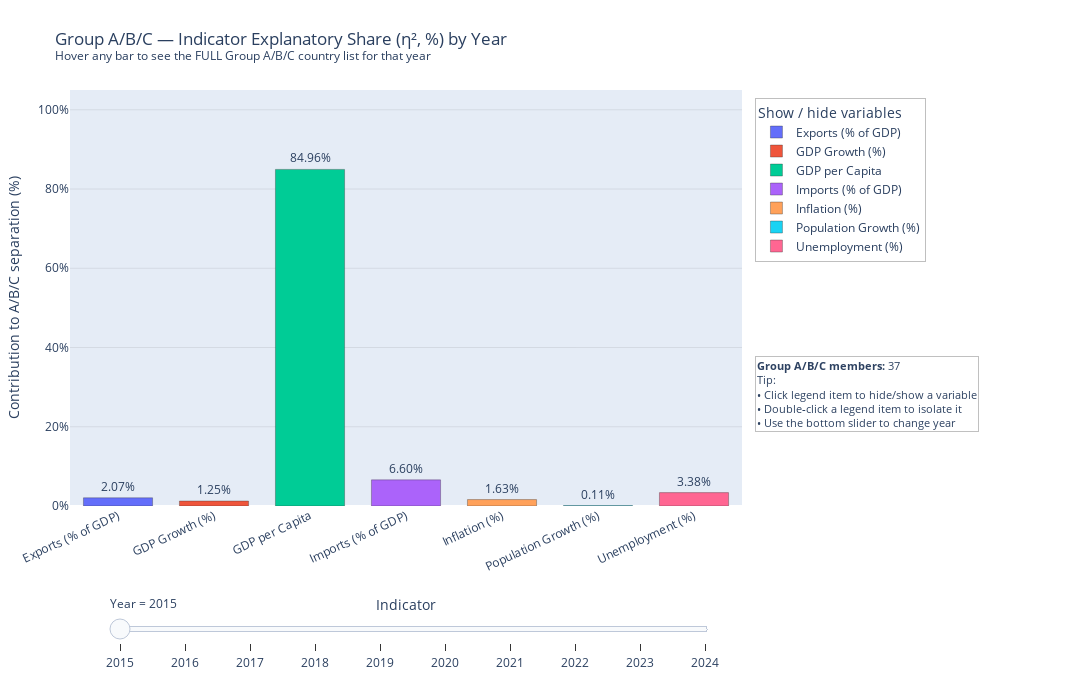

The notebook cell this image was saved under:
### Markdown cell above
# 1. Group level

### Code cell
# --- Imports
import os
import numpy as np
import pandas as pd
import plotly.graph_objects as go

# --- Robust path resolution for the CSV
CANDIDATES = ["WDI_Grouped.csv", "/mnt/data/WDI_Grouped.csv"]
csv_path = next((p for p in CANDIDATES if os.path.exists(p)), None)
if csv_path is None:
    raise FileNotFoundError("WDI_Grouped.csv not found. Put it next to the notebook or in /mnt/data/")

# --- Load and basic prep
df = pd.read_csv(csv_path)
assert "Country Name" in df.columns
assert "Year" in df.columns and "Group" in df.columns

df["Year"] = pd.to_numeric(df["Year"], errors="coerce").astype("Int64")

# Indicator mapping
raw_to_label = {
    "Exports_GDP_percent": "Exports (% of GDP)",
    "GDP growth (annual %)": "GDP Growth (%)",
    "GDP_per_capita": "GDP per Capita",
    "Imports_GDP_percent": "Imports (% of GDP)",
    "Inflation, consumer prices (annual %)": "Inflation (%)",
    "Population_growth_percent": "Population Growth (%)",
    "Unemployment, total (% of total labor force) (national estimate)": "Unemployment (%)",
}
ind_cols    = list(raw_to_label.keys())
disp_labels = [raw_to_label[c] for c in ind_cols]

# --- FULL Group B membership by year (for hover + count)
def _wrap_lines(names, per_line=6):
    names = list(names)
    lines = []
    for i in range(0, len(names), per_line):
        lines.append("; ".join(names[i:i+per_line]))
    return "<br>".join(lines) if lines else "(no Group B members)"

groupB_members_by_year = (
    df[df["Group"].str.startswith("Group", na=False)]
      .groupby("Year")["Country Name"]
      .apply(lambda s: sorted(set(x for x in s.dropna())))
      .to_dict()
)
groupB_members_text  = {y: _wrap_lines(v, per_line=6) for y, v in groupB_members_by_year.items()}
groupB_member_count  = {y: (len(v) if isinstance(v, list) else 0) for y, v in groupB_members_by_year.items()}

# --- η² (between-group separation) per indicator/year
def eta_squared_for_year(dyear: pd.DataFrame, col: str) -> float:
    m = dyear[col].notna() & dyear["Group"].notna()
    if m.sum() < 3:
        return np.nan
    x = dyear.loc[m, col].astype(float)
    g = dyear.loc[m, "Group"]
    overall = x.mean()
    ss_total = ((x - overall) ** 2).sum()
    if ss_total <= 0:
        return np.nan
    ss_between = 0.0
    for _, sub in x.groupby(g):
        mu = sub.mean(); n = sub.shape[0]
        ss_between += n * (mu - overall) ** 2
    return float(ss_between / ss_total)

years = sorted(int(y) for y in df["Year"].dropna().unique())
eta_rows = []
for y in years:
    dyear = df[df["Year"] == y]
    row = {"Year": y}
    for col in ind_cols:
        row[col] = eta_squared_for_year(dyear, col)
    eta_rows.append(row)

eta_df = pd.DataFrame(eta_rows)

# --- Normalize η² to shares (%) that sum to 100 each year
long_rows = []
for _, r in eta_df.iterrows():
    y = int(r["Year"])
    vals = [r[c] for c in ind_cols]
    denom = np.nansum(vals)
    for col in ind_cols:
        eta = r[col]
        share_pct = (eta / denom * 100.0) if (denom > 0 and pd.notna(eta)) else np.nan
        long_rows.append({"Year": y, "Variable": raw_to_label[col], "Share (%)": share_pct})
share_df = pd.DataFrame(long_rows)

# --- Helper: value label text
def _to_text(yval):
    return f"{yval:.2f}%" if (yval is not None and np.isfinite(yval)) else ""

# --- Helper: build the right‑side annotation (TIP + dynamic member count)
def build_side_tip(year:int):
    cnt = groupB_member_count.get(year, 0)
    tip_text = (
        f"<b>Group A/B/C members:</b> {cnt}<br>"
        "Tip:<br>"
        "• Click legend item to hide/show a variable<br>"
        "• Double‑click a legend item to isolate it<br>"
        "• Use the bottom slider to change year"
    )
    return dict(
        x=1.02, y=0.36,                # under the legend (right blank area)
        xref="paper", yref="paper",
        xanchor="left", yanchor="top",
        showarrow=False, align="left",
        text=tip_text,
        font=dict(size=11),
        bgcolor="rgba(255,255,255,0.92)",
        bordercolor="rgba(0,0,0,0.25)",
        borderwidth=1,
        opacity=0.98
    )

# --- Build animated bar chart
init_year = years[0]
fig = go.Figure()

# Initial traces (one per variable -> checkbox-like legend)
for var in disp_labels:
    yseries = share_df.loc[(share_df["Year"] == init_year) & (share_df["Variable"] == var), "Share (%)"]
    y_val = float(yseries.iloc[0]) if not yseries.empty and pd.notna(yseries.iloc[0]) else None
    members_txt = groupB_members_text.get(init_year, "(no Group B members)")
    members_cnt = groupB_member_count.get(init_year, 0)
    fig.add_trace(go.Bar(
        x=[var], y=[y_val], name=var,
        text=[_to_text(y_val)], textposition="outside",
        cliponaxis=False,  # allow label above 100%
        customdata=[[init_year, members_txt, members_cnt]],
        hovertemplate=(
            "<b>%{x}</b><br>"
            "Year: %{customdata[0]}<br>"
            "Contribution to A/B/C separation: %{y:.2f}%"
            "<br><br><b>Group A/B/C members (%{customdata[2]})</b>:<br>%{customdata[1]}"
            "<extra></extra>"
        ),
        marker_line=dict(width=1, color="rgba(50,50,50,0.35)")
    ))

# Frames (data + layout.annotations 更新，让 Tip 与成员数量随年变化)
frames = []
for y in years:
    members_txt = groupB_members_text.get(y, "(no Group B members)")
    members_cnt = groupB_member_count.get(y, 0)
    fdata = []
    for var in disp_labels:
        yseries = share_df.loc[(share_df["Year"] == y) & (share_df["Variable"] == var), "Share (%)"]
        y_val = float(yseries.iloc[0]) if not yseries.empty and pd.notna(yseries.iloc[0]) else None
        fdata.append(go.Bar(
            x=[var], y=[y_val], name=var,
            text=[_to_text(y_val)], textposition="outside",
            cliponaxis=False,
            customdata=[[y, members_txt, members_cnt]],
        ))
    frames.append(go.Frame(
        name=str(y),
        data=fdata,
        layout=go.Layout(annotations=[build_side_tip(y)])   # <-- 动态 Tip + 计数
    ))
fig.frames = frames

# --- Slider (稍微下移避免与 x 轴标题重叠)
steps = [{
    "args": [[str(y)], {"frame": {"duration": 0, "redraw": True}, "mode": "immediate"}],
    "label": str(y), "method": "animate",
} for y in years]

sliders = [{
    "active": 0, "yanchor": "top", "xanchor": "left",
    "currentvalue": {"prefix": "Year = "},
    "pad": {"t": 36},
    "len": 0.90, "x": 0.06, "y": -0.12,
    "steps": steps
}]

# --- Layout & styling
fig.update_layout(
    title=("Group A/B/C — Indicator Explanatory Share (η², %) by Year"
           "<br><sup>Hover any bar to see the FULL Group A/B/C country list for that year</sup>"),
    xaxis_title="Indicator",
    yaxis_title="Contribution to A/B/C separation (%)",
    xaxis=dict(title_standoff=26, tickangle=-25, automargin=True),
    yaxis=dict(range=[0, 105], ticksuffix="%", gridcolor="rgba(0,0,0,0.08)"),
    bargap=0.28,
    width=1100, height=680,
    margin=dict(l=70, r=350, t=90, b=160),   # 右侧留白以容纳 Tip
    sliders=sliders,
    legend=dict(
        title="Show / hide variables",
        orientation="v",
        yanchor="top", y=0.98,
        xanchor="left", x=1.02,              # legend 右侧
        bgcolor="rgba(255,255,255,0.92)",
        bordercolor="rgba(0,0,0,0.25)", borderwidth=1,
        itemclick="toggle", itemdoubleclick="toggleothers",
        font=dict(size=12),
    ),
    hoverlabel=dict(align="left"),
    uniformtext_mode="hide",   # 避免顶部数值标签相互遮挡
    uniformtext_minsize=9,
    annotations=[build_side_tip(init_year)]  # 初始 Tip（含成员数量）
)

fig.show()

### Figure 1 — Plotly figure (JSON) as saved in the notebook; plotly's stock layout.template omitted (floating-point values rounded to 4 significant figures)
{"data": [{"cliponaxis": false, "customdata": [[2015, "American Samoa; Australia; Brunei Darussalam; Cambodia; China; Fiji<br>French Polynesia; Guam; Hong Kong SAR, China; Indonesia; Japan; Kiribati<br>Korea, Dem. People's Rep.; Korea, Rep.; Lao PDR; Macao SAR, China; Malaysia; Marshall Islands<br>Micronesia, Fed. Sts.; Mongolia; Myanmar; Nauru; New Caledonia; New Zealand<br>Northern Mariana Islands; Palau; Papua New Guinea; Philippines; Samoa; Singapore<br>Solomon Islands; Thailand; Timor-Leste; Tonga; Tuvalu; Vanuatu<br>Viet Nam", 37]], "hovertemplate": "<b>%{x}</b><br>Year: %{customdata[0]}<br>Contribution to A/B/C separation: %{y:.2f}%<br><br><b>Group A/B/C members (%{customdata[2]})</b>:<br>%{customdata[1]}<extra></extra>", "marker": {"line": {"color": "rgba(50,50,50,0.35)", "width": 1}}, "name": "Exports (% of GDP)", "text": ["2.07%"], "textposition": "outside", "type": "bar", "x": ["Exports (% of GDP)"], "y": [2.072]}, {"cliponaxis": false, "customdata": [[2015, "American Samoa; Australia; Brunei Darussalam; Cambodia; China; Fiji<br>French Polynesia; Guam; Hong Kong SAR, China; Indonesia; Japan; Kiribati<br>Korea, Dem. People's Rep.; Korea, Rep.; Lao PDR; Macao SAR, China; Malaysia; Marshall Islands<br>Micronesia, Fed. Sts.; Mongolia; Myanmar; Nauru; New Caledonia; New Zealand<br>Northern Mariana Islands; Palau; Papua New Guinea; Philippines; Samoa; Singapore<br>Solomon Islands; Thailand; Timor-Leste; Tonga; Tuvalu; Vanuatu<br>Viet Nam", 37]], "hovertemplate": "<b>%{x}</b><br>Year: %{customdata[0]}<br>Contribution to A/B/C separation: %{y:.2f}%<br><br><b>Group A/B/C members (%{customdata[2]})</b>:<br>%{customdata[1]}<extra></extra>", "marker": {"line": {"color": "rgba(50,50,50,0.35)", "width": 1}}, "name": "GDP Growth (%)", "text": ["1.25%"], "textposition": "outside", "type": "bar", "x": ["GDP Growth (%)"], "y": [1.251]}, {"cliponaxis": false, "customdata": [[2015, "American Samoa; Australia; Brunei Darussalam; Cambodia; China; Fiji<br>French Polynesia; Guam; Hong Kong SAR, China; Indonesia; Japan; Kiribati<br>Korea, Dem. People's Rep.; Korea, Rep.; Lao PDR; Macao SAR, China; Malaysia; Marshall Islands<br>Micronesia, Fed. Sts.; Mongolia; Myanmar; Nauru; New Caledonia; New Zealand<br>Northern Mariana Islands; Palau; Papua New Guinea; Philippines; Samoa; Singapore<br>Solomon Islands; Thailand; Timor-Leste; Tonga; Tuvalu; Vanuatu<br>Viet Nam", 37]], "hovertemplate": "<b>%{x}</b><br>Year: %{customdata[0]}<br>Contribution to A/B/C separation: %{y:.2f}%<br><br><b>Group A/B/C members (%{customdata[2]})</b>:<br>%{customdata[1]}<extra></extra>", "marker": {"line": {"color": "rgba(50,50,50,0.35)", "width": 1}}, "name": "GDP per Capita", "text": ["84.96%"], "textposition": "outside", "type": "bar", "x": ["GDP per Capita"], "y": [84.96]}, {"cliponaxis": false, "customdata": [[2015, "American Samoa; Australia; Brunei Darussalam; Cambodia; China; Fiji<br>French Polynesia; Guam; Hong Kong SAR, China; Indonesia; Japan; Kiribati<br>Korea, Dem. People's Rep.; Korea, Rep.; Lao PDR; Macao SAR, China; Malaysia; Marshall Islands<br>Micronesia, Fed. Sts.; Mongolia; Myanmar; Nauru; New Caledonia; New Zealand<br>Northern Mariana Islands; Palau; Papua New Guinea; Philippines; Samoa; Singapore<br>Solomon Islands; Thailand; Timor-Leste; Tonga; Tuvalu; Vanuatu<br>Viet Nam", 37]], "hovertemplate": "<b>%{x}</b><br>Year: %{customdata[0]}<br>Contribution to A/B/C separation: %{y:.2f}%<br><br><b>Group A/B/C members (%{customdata[2]})</b>:<br>%{customdata[1]}<extra></extra>", "marker": {"line": {"color": "rgba(50,50,50,0.35)", "width": 1}}, "name": "Imports (% of GDP)", "text": ["6.60%"], "textposition": "outside", "type": "bar", "x": ["Imports (% of GDP)"], "y": [6.601]}, {"cliponaxis": false, "customdata": [[2015, "American Samoa; Australia; Brunei Darussalam; Cambodia; China; Fiji<br>French Polynesia; Guam; Hong Kong SAR, China; Indonesia; Japan; Kiribati<br>Korea, Dem. People's Rep.; Korea, Rep.; Lao PDR; Macao SAR, China; Malaysia; Marshall Islands<br>Micronesia, Fed. Sts.; Mongolia; Myanmar; Nauru; New Caledonia; New Zealand<br>Northern Mariana Islands; Palau; Papua New Guinea; Philippines; Samoa; Singapore<br>Solomon Islands; Thailand; Timor-Leste; Tonga; Tuvalu; Vanuatu<br>Viet Nam", 37]], "hovertemplate": "<b>%{x}</b><br>Year: %{customdata[0]}<br>Contribution to A/B/C separation: %{y:.2f}%<br><br><b>Group A/B/C members (%{customdata[2]})</b>:<br>%{customdata[1]}<extra></extra>", "marker": {"line": {"color": "rgba(50,50,50,0.35)", "width": 1}}, "name": "Inflation (%)", "text": ["1.63%"], "textposition": "outside", "type": "bar", "x": ["Inflation (%)"], "y": [1.626]}, {"cliponaxis": false, "customdata": [[2015, "American Samoa; Australia; Brunei Darussalam; Cambodia; China; Fiji<br>French Polynesia; Guam; Hong Kong SAR, China; Indonesia; Japan; Kiribati<br>Korea, Dem. People's Rep.; Korea, Rep.; Lao PDR; Macao SAR, China; Malaysia; Marshall Islands<br>Micronesia, Fed. Sts.; Mongolia; Myanmar; Nauru; New Caledonia; New Zealand<br>Northern Mariana Islands; Palau; Papua New Guinea; Philippines; Samoa; Singapore<br>Solomon Islands; Thailand; Timor-Leste; Tonga; Tuvalu; Vanuatu<br>Viet Nam", 37]], "hovertemplate": "<b>%{x}</b><br>Year: %{customdata[0]}<br>Contribution to A/B/C separation: %{y:.2f}%<br><br><b>Group A/B/C members (%{customdata[2]})</b>:<br>%{customdata[1]}<extra></extra>", "marker": {"line": {"color": "rgba(50,50,50,0.35)", "width": 1}}, "name": "Population Growth (%)", "text": ["0.11%"], "textposition": "outside", "type": "bar", "x": ["Population Growth (%)"], "y": [0.111]}, {"cliponaxis": false, "customdata": [[2015, "American Samoa; Australia; Brunei Darussalam; Cambodia; China; Fiji<br>French Polynesia; Guam; Hong Kong SAR, China; Indonesia; Japan; Kiribati<br>Korea, Dem. People's Rep.; Korea, Rep.; Lao PDR; Macao SAR, China; Malaysia; Marshall Islands<br>Micronesia, Fed. Sts.; Mongolia; Myanmar; Nauru; New Caledonia; New Zealand<br>Northern Mariana Islands; Palau; Papua New Guinea; Philippines; Samoa; Singapore<br>Solomon Islands; Thailand; Timor-Leste; Tonga; Tuvalu; Vanuatu<br>Viet Nam", 37]], "hovertemplate": "<b>%{x}</b><br>Year: %{customdata[0]}<br>Contribution to A/B/C separation: %{y:.2f}%<br><br><b>Group A/B/C members (%{customdata[2]})</b>:<br>%{customdata[1]}<extra></extra>", "marker": {"line": {"color": "rgba(50,50,50,0.35)", "width": 1}}, "name": "Unemployment (%)", "text": ["3.38%"], "textposition": "outside", "type": "bar", "x": ["Unemployment (%)"], "y": [3.38]}], "layout": {"annotations": [{"align": "left", "bgcolor": "rgba(255,255,255,0.92)", "bordercolor": "rgba(0,0,0,0.25)", "borderwidth": 1, "font": {"size": 11}, "opacity": 0.98, "showarrow": false, "text": "<b>Group A/B/C members:</b> 37<br>Tip:<br>• Click legend item to hide/show a variable<br>• Double‑click a legend item to isolate it<br>• Use the bottom slider to change year", "x": 1.02, "xanchor": "left", "xref": "paper", "y": 0.36, "yanchor": "top", "yref": "paper"}], "bargap": 0.28, "height": 680, "hoverlabel": {"align": "left"}, "legend": {"bgcolor": "rgba(255,255,255,0.92)", "bordercolor": "rgba(0,0,0,0.25)", "borderwidth": 1, "font": {"size": 12}, "itemclick": "toggle", "itemdoubleclick": "toggleothers", "orientation": "v", "title": {"text": "Show / hide variables"}, "x": 1.02, "xanchor": "left", "y": 0.98, "yanchor": "top"}, "margin": {"b": 160, "l": 70, "r": 350, "t": 90}, "sliders": [{"active": 0, "currentvalue": {"prefix": "Year = "}, "len": 0.9, "pad": {"t": 36}, "steps": [{"args": [["2015"], {"frame": {"duration": 0, "redraw": true}, "mode": "immediate"}], "label": "2015", "method": "animate"}, {"args": [["2016"], {"frame": {"duration": 0, "redraw": true}, "mode": "immediate"}], "label": "2016", "method": "animate"}, {"args": [["2017"], {"frame": {"duration": 0, "redraw": true}, "mode": "immediate"}], "label": "2017", "method": "animate"}, {"args": [["2018"], {"frame": {"duration": 0, "redraw": true}, "mode": "immediate"}], "label": "2018", "method": "animate"}, {"args": [["2019"], {"frame": {"duration": 0, "redraw": true}, "mode": "immediate"}], "label": "2019", "method": "animate"}, {"args": [["2020"], {"frame": {"duration": 0, "redraw": true}, "mode": "immediate"}], "label": "2020", "method": "animate"}, {"args": [["2021"], {"frame": {"duration": 0, "redraw": true}, "mode": "immediate"}], "label": "2021", "method": "animate"}, {"args": [["2022"], {"frame": {"duration": 0, "redraw": true}, "mode": "immediate"}], "label": "2022", "method": "animate"}, {"args": [["2023"], {"frame": {"duration": 0, "redraw": true}, "mode": "immediate"}], "label": "2023", "method": "animate"}, {"args": [["2024"], {"frame": {"duration": 0, "redraw": true}, "mode": "immediate"}], "label": "2024", "method": "animate"}], "x": 0.06, "xanchor": "left", "y": -0.12, "yanchor": "top"}], "title": {"text": "Group A/B/C — Indicator Explanatory Share (η², %) by Year<br><sup>Hover any bar to see the FULL Group A/B/C country list for that year</sup>"}, "uniformtext": {"minsize": 9, "mode": "hide"}, "width": 1100, "xaxis": {"automargin": true, "tickangle": -25, "title": {"standoff": 26, "text": "Indicator"}}, "yaxis": {"gridcolor": "rgba(0,0,0,0.08)", "range": [0, 105], "ticksuffix": "%", "title": {"text": "Contribution to A/B/C separation (%)"}}}}
